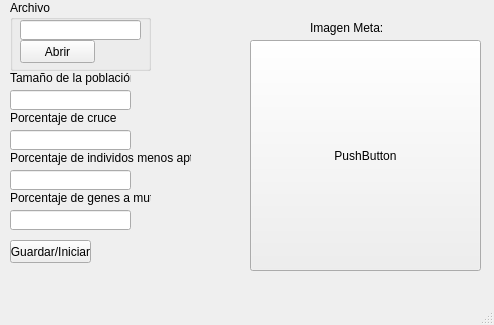
<?xml version="1.0" encoding="UTF-8"?>
<ui version="4.0">
 <class>MainWindow</class>
 <widget class="QMainWindow" name="MainWindow">
  <property name="geometry">
   <rect>
    <x>0</x>
    <y>0</y>
    <width>494</width>
    <height>325</height>
   </rect>
  </property>
  <property name="windowTitle">
   <string>Tarea Programada</string>
  </property>
  <widget class="QWidget" name="centralwidget">
   <widget class="QLabel" name="label_2">
    <property name="geometry">
     <rect>
      <x>310</x>
      <y>20</y>
      <width>81</width>
      <height>16</height>
     </rect>
    </property>
    <property name="text">
     <string>Imagen Meta:</string>
    </property>
   </widget>
   <widget class="QPushButton" name="ImagenMeta">
    <property name="geometry">
     <rect>
      <x>250</x>
      <y>40</y>
      <width>231</width>
      <height>231</height>
     </rect>
    </property>
    <property name="text">
     <string>PushButton</string>
    </property>
   </widget>
   <widget class="QGroupBox" name="groupBox">
    <property name="geometry">
     <rect>
      <x>10</x>
      <y>0</y>
      <width>141</width>
      <height>71</height>
     </rect>
    </property>
    <property name="title">
     <string>Archivo</string>
    </property>
    <widget class="QLineEdit" name="lineEdit">
     <property name="geometry">
      <rect>
       <x>10</x>
       <y>20</y>
       <width>121</width>
       <height>20</height>
      </rect>
     </property>
    </widget>
    <widget class="QPushButton" name="pushButton">
     <property name="geometry">
      <rect>
       <x>10</x>
       <y>40</y>
       <width>75</width>
       <height>23</height>
      </rect>
     </property>
     <property name="text">
      <string>Abrir</string>
     </property>
    </widget>
   </widget>
   <widget class="QLineEdit" name="PoblacionInicial">
    <property name="geometry">
     <rect>
      <x>10</x>
      <y>90</y>
      <width>121</width>
      <height>20</height>
     </rect>
    </property>
   </widget>
   <widget class="QLineEdit" name="PorcentajeMenosAptos">
    <property name="geometry">
     <rect>
      <x>10</x>
      <y>170</y>
      <width>121</width>
      <height>20</height>
     </rect>
    </property>
   </widget>
   <widget class="QLineEdit" name="PorcentajeCruce">
    <property name="geometry">
     <rect>
      <x>10</x>
      <y>130</y>
      <width>121</width>
      <height>20</height>
     </rect>
    </property>
   </widget>
   <widget class="QLabel" name="label">
    <property name="geometry">
     <rect>
      <x>10</x>
      <y>70</y>
      <width>121</width>
      <height>16</height>
     </rect>
    </property>
    <property name="text">
     <string>Tamaño de la población</string>
    </property>
   </widget>
   <widget class="QLabel" name="label_3">
    <property name="geometry">
     <rect>
      <x>10</x>
      <y>110</y>
      <width>121</width>
      <height>16</height>
     </rect>
    </property>
    <property name="text">
     <string>Porcentaje de cruce</string>
    </property>
   </widget>
   <widget class="QLabel" name="label_4">
    <property name="geometry">
     <rect>
      <x>10</x>
      <y>150</y>
      <width>181</width>
      <height>16</height>
     </rect>
    </property>
    <property name="text">
     <string>Porcentaje de individos menos aptos</string>
    </property>
   </widget>
   <widget class="QPushButton" name="saveData">
    <property name="geometry">
     <rect>
      <x>10</x>
      <y>240</y>
      <width>81</width>
      <height>23</height>
     </rect>
    </property>
    <property name="text">
     <string>Guardar/Iniciar</string>
    </property>
   </widget>
   <widget class="QLabel" name="label_7">
    <property name="geometry">
     <rect>
      <x>100</x>
      <y>240</y>
      <width>141</width>
      <height>21</height>
     </rect>
    </property>
    <property name="text">
     <string/>
    </property>
   </widget>
   <widget class="QLabel" name="label_5">
    <property name="geometry">
     <rect>
      <x>10</x>
      <y>190</y>
      <width>141</width>
      <height>16</height>
     </rect>
    </property>
    <property name="text">
     <string>Porcentaje de genes a mutar</string>
    </property>
   </widget>
   <widget class="QLineEdit" name="PorcentajeMutacion">
    <property name="geometry">
     <rect>
      <x>10</x>
      <y>210</y>
      <width>121</width>
      <height>20</height>
     </rect>
    </property>
   </widget>
  </widget>
  <widget class="QMenuBar" name="menubar">
   <property name="geometry">
    <rect>
     <x>0</x>
     <y>0</y>
     <width>494</width>
     <height>21</height>
    </rect>
   </property>
  </widget>
  <widget class="QStatusBar" name="statusbar"/>
 </widget>
 <resources/>
 <connections/>
</ui>
